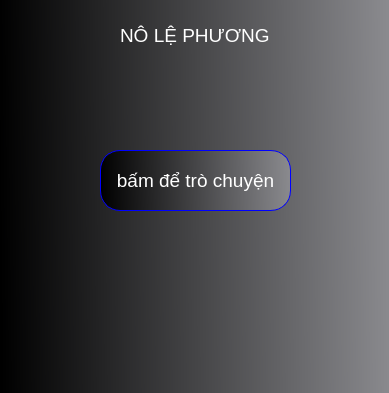
<?xml version="1.0" encoding="UTF-8"?>
<ui version="4.0">
 <class>MainWindow</class>
 <widget class="QMainWindow" name="MainWindow">
  <property name="geometry">
   <rect>
    <x>0</x>
    <y>0</y>
    <width>389</width>
    <height>393</height>
   </rect>
  </property>
  <property name="windowTitle">
   <string>MainWindow</string>
  </property>
  <property name="styleSheet">
   <string notr="true">background-color: qlineargradient(spread:pad, x1:0, y1:0.5, x2:1, y2:0.489, stop:0 rgba(0, 0, 0, 255), stop:1 rgba(138, 138, 142, 255));</string>
  </property>
  <widget class="QWidget" name="centralwidget">
   <widget class="QLabel" name="label">
    <property name="geometry">
     <rect>
      <x>120</x>
      <y>20</y>
      <width>151</width>
      <height>31</height>
     </rect>
    </property>
    <property name="font">
     <font>
      <pointsize>14</pointsize>
     </font>
    </property>
    <property name="styleSheet">
     <string notr="true">color: rgb(255, 255, 255);
background-color: rgba(255, 255, 255, 0);</string>
    </property>
    <property name="text">
     <string>NÔ LỆ PHƯƠNG</string>
    </property>
   </widget>
   <widget class="QPushButton" name="pushButton">
    <property name="geometry">
     <rect>
      <x>100</x>
      <y>150</y>
      <width>191</width>
      <height>61</height>
     </rect>
    </property>
    <property name="font">
     <font>
      <pointsize>14</pointsize>
     </font>
    </property>
    <property name="styleSheet">
     <string notr="true">color: rgb(255, 255, 255);
  border-style: solid;
  border-width: 1px;
  border-color: blue;
  border-radius: 20px;</string>
    </property>
    <property name="text">
     <string>bấm để trò chuyện</string>
    </property>
   </widget>
  </widget>
 </widget>
 <resources/>
 <connections/>
</ui>
